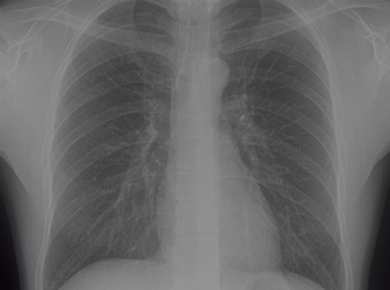
%> input picture mi.jpg, 390 x 290 px
$ octave ImageEnhancement_3.m   (GNU Octave 9; MATLAB toolbox functions it lacks are replaced by stand-ins)
%> lines starting %> are read from the running program, lines starting %| are printed output that depends on the picture
%Clear the Console
clc;
%Delete All Memory Variables/Close All Windows
clear all;
close all;

%{
  ImageEnhancement.m
  Different ways to Enhance the given image.

  1- Histogram Equalization - using histeq()
  2- Contrast Adjustment - using imadjust()

%}
% Using the Contrast Adjustment given Ranges

%{
    1- Read Image (RGB)
    2- Convert it to Double (Normalization)

    3- Show Original and Adjusted Image in Subplot
    4- Show Histogram for Both Original and Adjusted Image
%}
pkg load image;
x = imread('mi.jpg');
%> x is the input picture: size 290x390x3 uint8; mean R, G, B 102.9, 103, 103.1
x = im2double(x);
%> x: size 290x390x3 double
%the reason the image is double to make the normalization
% range between 0 and 1 SO i can change its ranges

%use Subplot to show multiple images at on figure

subplot(1,2,1);
imshow(x);
title('Original RGB Image')

subplot(1,2,2);
%get adjusted image
% imadjust(I,[low_in; high_in],[low_out; high_out])
% If high_out is less than low_out, imadjust reverses the output image, as in a photographic negative.
x_adj = imadjust(x,[0.3 0.5],[]);
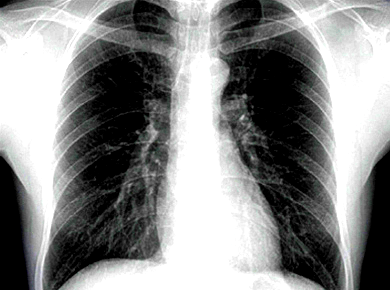
%> x_adj: size 290x390x3 double; mean R, G, B 0.531, 0.534, 0.533
imshow(x_adj);imshow(x_adj);
title('Range Adjusted Image')


%Show Histogram for Both Image Before and After Adjustment
figure;
subplot(1,2,1);
%Get GrayScale, Show Histogram
x_gs = rgb2gray(x);
hist(x_gs);
title('Histogram Before Adjustment')

subplot(1,2,2);
x_gs_adj = rgb2gray(x_adj);
hist(x_gs_adj);
title('Histogram After Adjustment');
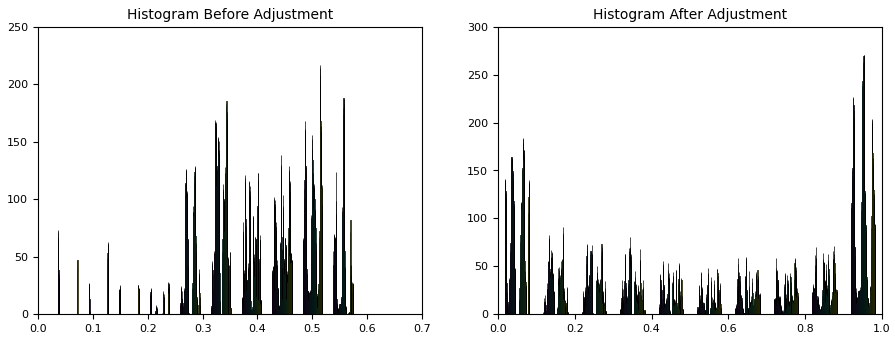
%> figure redrawn from the program's plot data, 2 panels; panel 1: tallest bar 73 high, from x = 0.0363 to 0.0364; panel 1: tallest bar 71 high, from x = 0.0364 to 0.0365; panel 1: tallest bar 67 high, from x = 0.0365 to 0.0366; panel 1: tallest bar 65 high, from x = 0.0366 to 0.0367


%% THE GAMMA Transformation
% USAGE: With Gamma Transformations, you can curve the grayscale components either
% to brighten the intensity (when gamma is less than one) or
% darken the intensity (when gamma is greater than one).
% In the oppsite way. show the diagram
% Greater than 1 -- darker the image will be
% So on average use 0.4

figure;
subplot(2,2,1);
imshow(x);
title('Original Image Gamma = 1 is Default')


subplot(2,2,2);
x_adj_a = imadjust(x,[],[],1.5);
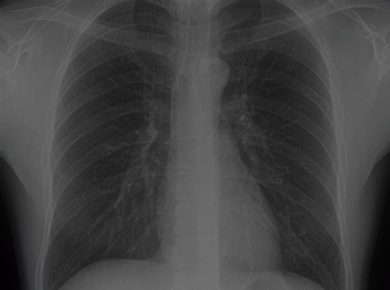
%> x_adj_a: size 290x390x3 double; mean R, G, B 0.263, 0.264, 0.264
imshow(x_adj_a);
title('Gamma Correction = 1.5 -- Little Darker')

subplot(2,2,3);
x_adj_a = imadjust(x,[],[],0.4);
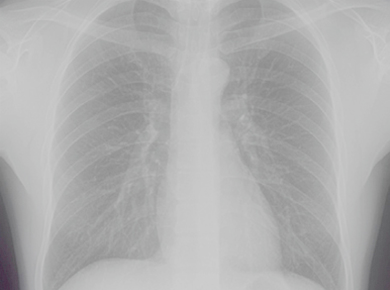
%> x_adj_a: size 290x390x3 double; mean R, G, B 0.689, 0.689, 0.689
imshow(x_adj_a);
title('Gamma Correction = 0.4 -- Little Brighter')

subplot(2,2,4);
x_adj_a = imadjust(x,[],[],3);
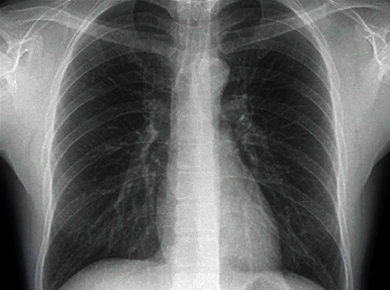
%> x_adj_a: size 290x390x3 double; mean R, G, B 0.078, 0.0783, 0.0782; drawn with min black and max white
imshow(x_adj_a);
title('Gamma Correction = 3 -- Very Dark')
